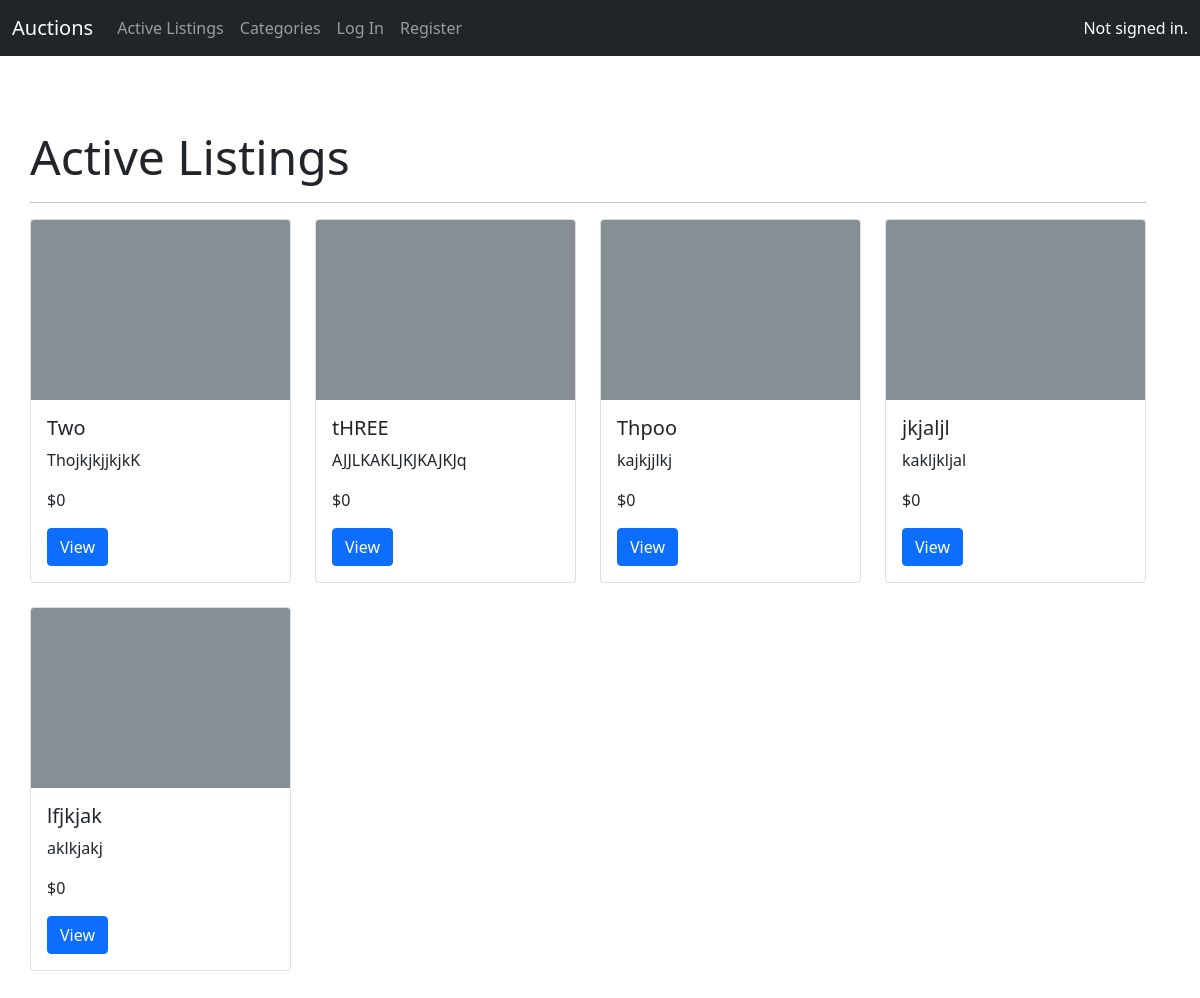
The page / on the database its author committed.
### auctions/models.py (models this page shows, shortened)
class AuctionListing(models.Model):
    title = models.CharField(max_length=64)
    description = models.TextField()
    starting_bid = models.IntegerField()
    current_price = models.ForeignKey('Bid', on_delete=models.CASCADE, related_name="listings")
    image = models.URLField(blank=True)
    category = models.CharField(max_length=64, blank=True)
    seller = models.ForeignKey(User, on_delete=models.CASCADE, related_name="listings")
    comments = models.ManyToManyField('Comment', blank=True, related_name="listings")
    active = models.BooleanField(default=True)
    watchlist = models.ManyToManyField(User, blank=True, related_name="watchlist")

class Bid(models.Model):
    bid = models.IntegerField()
    bidder = models.ForeignKey(User, on_delete=models.CASCADE, related_name="bids", null=True)

### auctions/views.py (the view)
# urls.py: path("", views.index, name="index"),
def index(request):
    auction_listings = AuctionListing.objects.filter(active=True)
    return render(request, "auctions/index.html", {
        "auction_listings": auction_listings
    })

### auctions/templates/auctions/index.html
{% extends "auctions/layout.html" %}
{% block body %}
    <p class="display-5">Active Listings</p>
    <hr>
    <div class="row  row-cols-1 row-cols-md-4 g-4">
        {% for listing in auction_listings %}
            <div class="col">
                <div class="card">
                    <svg class="bd-placeholder-img card-img-top" width="100%" height="180" xmlns="http://www.w3.org/2000/svg" role="img" aria-label="Placeholder: Image cap" preserveAspectRatio="xMidYMid slice" focusable="false"><title>Placeholder</title><rect width="100%" height="100%" fill="#868e96"/><text x="50%" y="50%" fill="#dee2e6" dy=".3em">{{ listing.image }}</text></svg>
                    <div class="card-body">
                    <h5 class="card-title">{{ listing.title }}</h5>
                    <p class="card-text">{{ listing.description }}</p>
                    <p class="card-text">${{ listing.current_price.bid }}</p>
                    <a href="{% url 'listing' listing.id %}" class="btn btn-primary">View</a>
                    </div>
                </div>
            </div>
        {% empty %}
            <p>No active listings.</p>
        {% endfor %}
    </div>
{% endblock %}

### auctions/static/auctions/styles.css (style rules this page uses)
body { padding: 10px; min-height: 75rem; padding-top: 4.5rem; }

### auctions/templates/auctions/layout.html (style rules this page uses)
.bd-placeholder-img { font-size: 1.125rem; text-anchor: middle; -webkit-user-select: none; -moz-user-select: none; user-select: none; }

### rows shown on the page
AuctionListing: title "Two", description "ThojkjkjjkjkK", current_price.bid "0"
AuctionListing: title "tHREE", description "AJJLKAKLJKJKAJKJq", current_price.bid "0"
AuctionListing: title "Thpoo", description "kajkjjlkj", current_price.bid "0"
AuctionListing: title "jkjaljl", description "kakljkljal", current_price.bid "0"
AuctionListing: title "lfjkjak", description "aklkjakj", current_price.bid "0"
